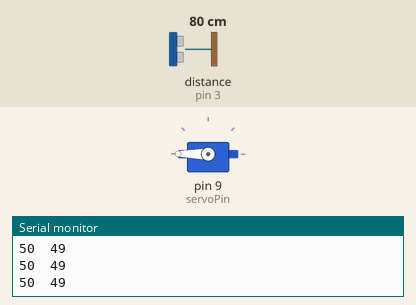
Recording of a program running on a simulated Arduino Uno, built with avr-gcc and run on an emulated ATmega328P. On the bench: servo, the last lines printed to the serial monitor. Wiring (inferred from the names in the program): ultrasonic range finder: trigger pin 2; echo pin 3. The test bench sets the inputs (shaded band); at power-on: distance to the obstacle (sensor on pin 3) 80 cm. The echo pulse lasts 58.3 µs per cm.

Above: at 0.74 s.
1.3 s: distance to the obstacle (sensor on pin 3) set to 2 cm
At 2.6 s:
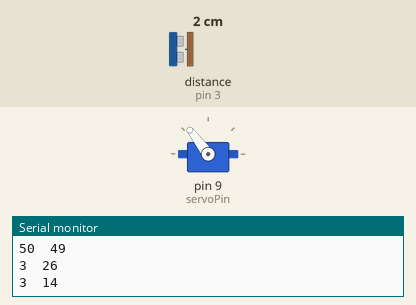
At 8.8 s:
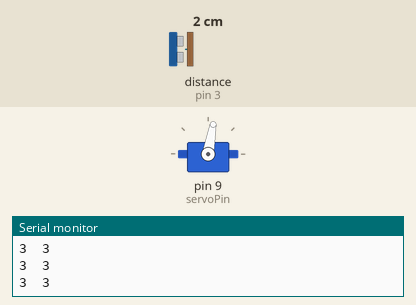
Timing chart, 0 to 9.1 s (numbered marks = the images above; inputs shaded):
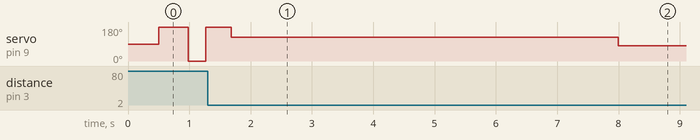

The program:

main.cpp
```cpp
#include <Arduino.h>
#include<Servo.h>
#include<PID_v1.h>
#include<SoftwareSerial.h>

int set=25,neg=-50,pos=50,base=130;
long cm1=set;
const double a=0.5;
const int servoPin = 9;


// PID tunning
float Kp = 2;
float Ki = 1;
float Kd = 4;
double Setpoint, Input, Output, ServoOutput;


// PID and servo initalization
PID myPID(&Input, &Output, &Setpoint, Kp, Ki, Kd, REVERSE);
Servo myServo;

float readPosition()
{
  delay(40);
  const int TrigPin = 2;
  const int EchoPin = 3;
  const int BeamLength = 50;
  long duration, cm,cmn;
  unsigned long now = millis();
  pinMode(TrigPin, OUTPUT);
  digitalWrite(TrigPin, LOW);
  delayMicroseconds(2);
  digitalWrite(TrigPin, HIGH);
  delayMicroseconds(5);
  digitalWrite(TrigPin, LOW);


  pinMode(EchoPin, INPUT);
  duration = pulseIn(EchoPin, HIGH);

  cm = duration/(15*2);
  if(cm > 50)
  {
    cm=50;
  }
  else if (cm == 0)
  {
    cm+=2;
  }
  else
  {
    cm = cm;
  }
  cmn = a * cm + (1 - a) * cm1;
  Serial.print(cm); Serial.print("\t");
  Serial.println(cmn);
  delay(10);
  cm1 = cmn;
  return (cmn);
}
void setup()
{
  Serial.begin(9600);
  myServo.attach(servoPin);
  Input = readPosition();
  myPID.SetMode(AUTOMATIC);
  myPID.SetOutputLimits(neg,pos);
}
void loop()
{
  if (readPosition() >= 20 && readPosition() <=26){
    myServo.write(127);
    digitalWrite(10, HIGH);
    delay(6000);
  }
  digitalWrite(10, LOW);
  if (readPosition() >=49){
    myServo.write(0);
  }
  Setpoint = set;
  Input = readPosition();
  if (readPosition() == 0){
    Input=5;
  }
  if (readPosition() == 7 || readPosition() == 8 || readPosition() == 9){
    myServo.write(180);
    delay(200);
  }
  myPID.Compute();
  ServoOutput=base+Output;
  myServo.write(ServoOutput);
  delay(320);
}
```
